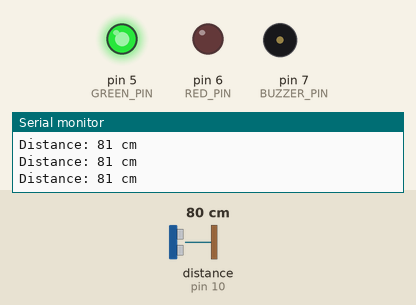
Recording of a sketch running on a simulated Arduino Uno, built with avr-gcc and run on an emulated ATmega328P. Parts: output pins drawn as LEDs (lit = HIGH), buzzer (waves = sounding, pin HIGH), the last lines printed to the serial monitor. The test bench sets the inputs (shaded band); at power-on: distance to the obstacle (sensor on pin 10) 80 cm. The echo pulse lasts 58.3 µs per cm.

Above: at 1.2 s.
1.3 s: distance to the obstacle (sensor on pin 10) set to 55 cm
2.8 s: distance to the obstacle (sensor on pin 10) set to 45 cm
At 2.91 s:
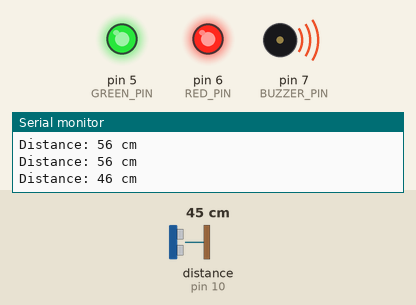
5.8 s: distance to the obstacle (sensor on pin 10) set to 22 cm
At 5.84 s:
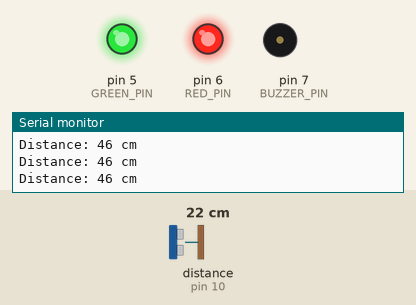
8.8 s: distance to the obstacle (sensor on pin 10) set to 19 cm
At 9.37 s:
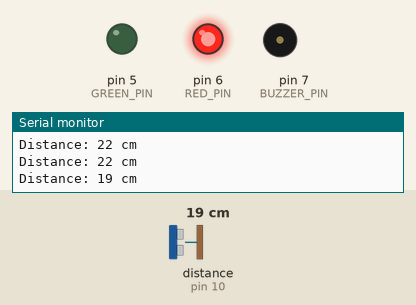
Timing chart, 0 to 12.8 s (numbered marks = the images above; inputs shaded):
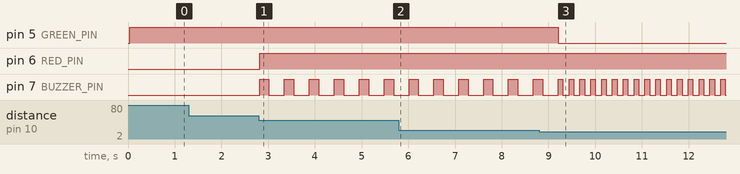

Measured:
- the behaviour switches between 50 and 49 cm on distance to the obstacle (sensor on pin 10) (found by bisection; images 0 and 1)
- the behaviour switches between 21 and 20 cm on distance to the obstacle (sensor on pin 10) (found by bisection; images 2 and 3)
- after the input at 2.8 s, pin 6 (RED_PIN): LOW → HIGH at once; pin 7 (BUZZER_PIN): alternates HIGH for 0.20 s and LOW for 0.33 s, starting at once
- after the input at 8.8 s, pin 5 (GREEN_PIN): HIGH → LOW after 0.41 s

The sketch:

Ultrasonic-Parking-Code.ino
```cpp
#include <NewPing.h>   // included library

#define TRIG_PIN  9    // defining pins for better readability
#define ECHO_PIN  10
#define RED_PIN   6
#define GREEN_PIN 5
#define BUZZER_PIN 7
#define MAX_DISTANCE 200

NewPing sonar(TRIG_PIN, ECHO_PIN, MAX_DISTANCE);  // create object for library

void setup() {            // set i/o and start communication
  pinMode(RED_PIN, OUTPUT);
  pinMode(GREEN_PIN, OUTPUT);
  pinMode(BUZZER_PIN, OUTPUT);
  Serial.begin(9600);
}

int getDistance() {        // created the distance function
  delay(30);
  return sonar.ping_cm();
}

void setAlerts(int distance) {      // created the logic function
  if (distance > 50) {
    // Safe (Green + Buzzer Off)
    digitalWrite(GREEN_PIN, HIGH);
    digitalWrite(RED_PIN, LOW);
    digitalWrite(BUZZER_PIN, LOW);
  }
  else if (distance <= 50 && distance > 20) {
    // Caution (Yellow + Slow Beeps)
    digitalWrite(GREEN_PIN, HIGH);
    digitalWrite(RED_PIN, HIGH);
    digitalWrite(BUZZER_PIN, HIGH); // Buzzer ON
    delay(200);                     // Beep duration
    digitalWrite(BUZZER_PIN, LOW);  // Buzzer OFF
    delay(300);                     // Pause between beeps
  }
  else {
    // Danger (Red + Fast Beeps)
    digitalWrite(GREEN_PIN, LOW);
    digitalWrite(RED_PIN, HIGH);
    digitalWrite(BUZZER_PIN, HIGH); // Buzzer ON
    delay(100);                     // Shorter beep
    digitalWrite(BUZZER_PIN, LOW);  // Buzzer OFF
    delay(100);                     // Shorter pause
  }
}

void loop() {
  int distance = getDistance();
  Serial.print("Distance: ");
  Serial.print(distance);
  Serial.println(" cm");
  setAlerts(distance);
}
```
